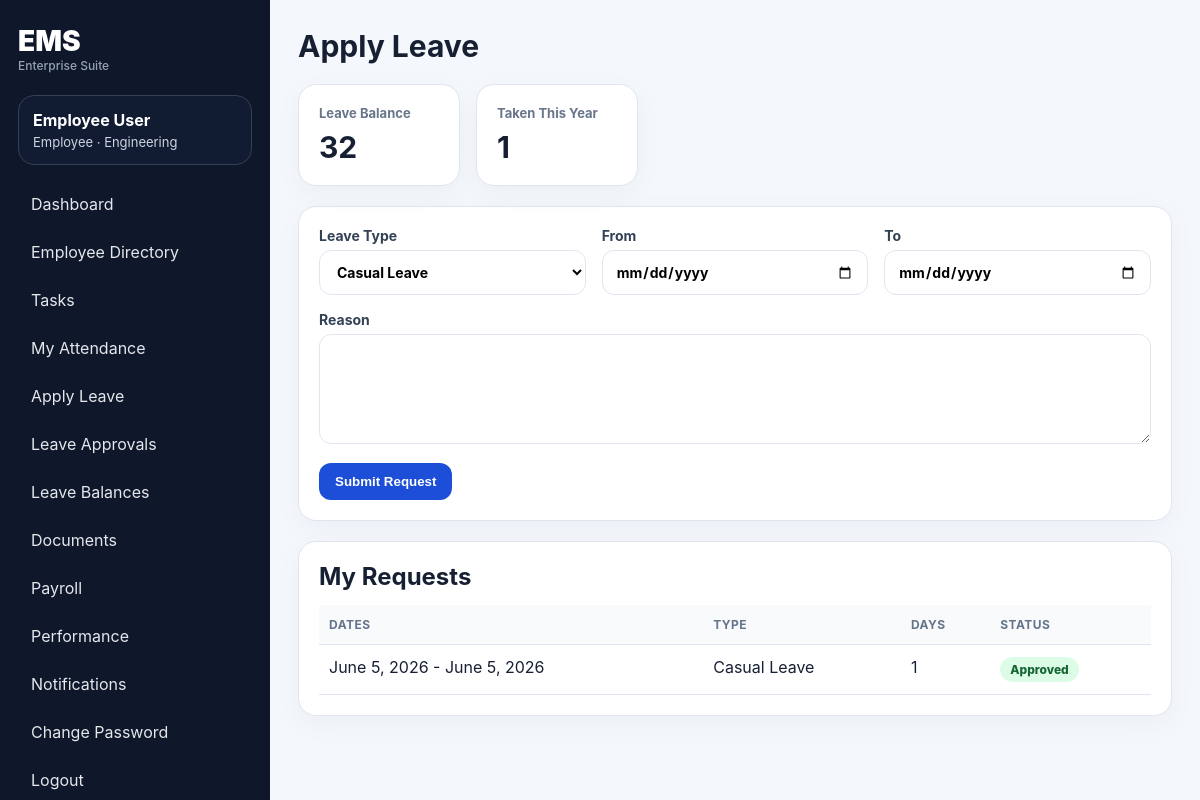
The app's page /leave/apply/ (signed in) with its own data.
### ems/models.py (models this page shows, shortened)
class UserProfile(models.Model):
    userId = models.CharField('Employee ID', max_length=80, unique=True)
    username = models.CharField(max_length=100, unique=True)
    password = models.CharField(max_length=255)
    role = models.CharField(max_length=20, choices=ROLE_CHOICES, default='employee')
    full_name = models.CharField(max_length=160, blank=True)
    email = models.EmailField(unique=True)
    phone = models.CharField(max_length=30, blank=True)
    designation = models.CharField(max_length=100, blank=True)
    department = models.ForeignKey(Department, null=True, blank=True, on_delete=models.SET_NULL, related_name='employees')
    manager = models.ForeignKey('self', null=True, blank=True, on_delete=models.SET_NULL, related_name='team_members')
    date_joined = models.DateField(default=timezone.localdate)
    employment_status = models.CharField(max_length=30, choices=EMPLOYMENT_STATUS, default='Active')
    work_location = models.CharField(max_length=120, default='Head Office')
    experience = models.IntegerField(default=0)
    skillset = models.JSONField(default=list, blank=True)
    leaveBalance = models.IntegerField(default=12)
    leaveTakenThisYear = models.IntegerField(default=0)
    salary_ctc = models.DecimalField(max_digits=12, decimal_places=2, default=0)
    bank_name = models.CharField(max_length=120, blank=True)
    account_last4 = models.CharField(max_length=4, blank=True)
    projectWorkingOn = models.CharField(max_length=200, blank=True)
    emergency_contact = models.CharField(max_length=120, blank=True)
    createdAt = models.DateTimeField(auto_now_add=True)
    last_login_at = models.DateTimeField(null=True, blank=True)
    failed_login_attempts = models.IntegerField(default=0)
    must_change_password = models.BooleanField(default=False)
    updatedAt = models.DateTimeField(auto_now=True)
    @property
    def display_name(self):
        return self.full_name or self.username

class Department(models.Model):
    name = models.CharField(max_length=120, unique=True)
    code = models.CharField(max_length=20, unique=True)
    head = models.CharField(max_length=120, blank=True)
    location = models.CharField(max_length=120, blank=True)
    created_at = models.DateTimeField(auto_now_add=True)

class LeaveRequest(models.Model):
    user = models.ForeignKey(UserProfile, on_delete=models.CASCADE, related_name='leaves')
    fromDate = models.DateField()
    toDate = models.DateField()
    reason = models.TextField(blank=True)
    leaveType = models.CharField(max_length=80, default='Casual Leave')
    status = models.CharField(max_length=20, choices=LEAVE_STATUS, default='pending')
    duration = models.IntegerField(default=0)
    approver = models.ForeignKey(UserProfile, null=True, blank=True, on_delete=models.SET_NULL, related_name='approved_leaves')
    approved_on = models.DateTimeField(null=True, blank=True)
    approver_comments = models.TextField(blank=True)
    createdAt = models.DateTimeField(auto_now_add=True)
    updatedAt = models.DateTimeField(auto_now=True)

### ems/views.py (the view, shortened to what this page needs)
# urls.py: path('leave/apply/', views.leave_apply, name='leave_apply'),
@login_required
def leave_apply(request):
    user = request.profile
    leaves = LeaveRequest.objects.filter(user=user).order_by('-createdAt')
    return render(request, 'ems/leave_apply.html', base_context(request, leaves=leaves))

### ems/views.py (called while the page is built)
def ensure_leave_balances(user):
    year = timezone.localdate().year
    for leave_type, opening in [('Casual Leave', 12), ('Sick Leave', 8), ('Earned Leave', 12)]:
        LeaveBalance.objects.get_or_create(
            employee=user,
            year=year,
            leave_type=leave_type,
            defaults={'opening_balance': opening, 'credited': 0, 'used': 0, 'adjusted': 0},
        )

def current_user(request):
    uid = request.session.get('profile_id')
    return UserProfile.objects.filter(id=uid).first() if uid else None

def login_required(view):
    @wraps(view)
    def wrapper(request, *args, **kwargs):
        seed_defaults()
        user = current_user(request)
        if not user:
            messages.warning(request, 'Please login first.')
            return redirect('login')
        request.profile = user
        return view(request, *args, **kwargs)
    return wrapper

def base_context(request, **kwargs):
    data = {'me': getattr(request, 'profile', current_user(request))}
    data.update(kwargs)
    return data

### ems/templates/ems/leave_apply.html
{% extends 'ems/base.html' %}{% block content %}<div class="page-head"><h1>Apply Leave</h1></div><section class="cards"><div class="card"><span>Leave Balance</span><b>{{ me.leaveBalance }}</b></div><div class="card"><span>Taken This Year</span><b>{{ me.leaveTakenThisYear }}</b></div></section><section class="panel"><form method="post" class="form-grid">{% csrf_token %}<label>Leave Type<select name="leaveType"><option>Casual Leave</option><option>Sick Leave</option><option>Earned Leave</option><option>Work From Home</option></select></label><label>From<input type="date" name="fromDate" required></label><label>To<input type="date" name="toDate" required></label><label class="wide">Reason<textarea name="reason"></textarea></label><button class="btn primary">Submit Request</button></form></section><section class="panel"><h2>My Requests</h2><table><tr><th>Dates</th><th>Type</th><th>Days</th><th>Status</th></tr>{% for l in leaves %}<tr><td>{{ l.fromDate }} - {{ l.toDate }}</td><td>{{ l.leaveType }}</td><td>{{ l.duration }}</td><td><span class="badge {{ l.status }}">{{ l.status|title }}</span></td></tr>{% endfor %}</table></section>{% endblock %}

### ems/templates/ems/base.html (shortened to what this page needs)
{% load static %}
<!doctype html>
<html lang="en">
<head>
  <link rel="stylesheet" href="{% static 'ems/style.css' %}">
</head>
<body>
{% if me %}
<aside class="sidebar">
  <div class="brand"><span>EMS</span><small>Enterprise Suite</small></div>
  <div class="userbox"><b>{{ me.display_name }}</b><span>{{ me.role|title }} · {{ me.department.name|default:'No Dept' }}</span></div>
  <nav>
    <a href="{% url 'dashboard' %}">Dashboard</a>
    <a href="{% url 'employees' %}">Employee Directory</a>
    <a href="{% url 'tasks' %}">Tasks</a>
    <a href="{% url 'attendance' %}">My Attendance</a>
    <a href="{% url 'leave_apply' %}">Apply Leave</a>
    <a href="{% url 'leaves' %}">Leave Approvals</a>
    <a href="{% url 'leave_balances' %}">Leave Balances</a>
    <a href="{% url 'documents' %}">Documents</a>
    <a href="{% url 'payroll' %}">Payroll</a>
    <a href="{% url 'performance' %}">Performance</a>
    <a href="{% url 'notifications' %}">Notifications</a>
    <a href="{% url 'change_password' %}">Change Password</a>
    <a href="{% url 'logout' %}">Logout</a>
  </nav>
</aside>
{% endif %}
<main class="main {% if not me %}auth-main{% endif %}">
  {% block content %}{% endblock %}
</main>
</body>
</html>

### ems/static/ems/style.css (style rules this page uses)
:root { --bg:#f4f7fb;--panel:#fff;--text:#172033;--muted:#68758a;--primary:#1d4ed8;--primary2:#0f172a;--border:#dfe6f0;--success:#15803d;--danger:#b91c1c;--warn:#b45309 }
* { box-sizing:border-box }
body { margin:0;font-family:Inter,Segoe UI,Arial,sans-serif;background:var(--bg);color:var(--text) }
a { color:var(--primary);text-decoration:none }
.sidebar { position:fixed;left:0;top:0;bottom:0;width:270px;background:#0f172a;color:white;padding:24px 18px;overflow:auto }
.brand { font-size:28px;font-weight:900;margin-bottom:22px }
.brand small { display:block;font-size:12px;color:#94a3b8;font-weight:500 }
.userbox { padding:14px;border:1px solid #334155;border-radius:16px;margin-bottom:18px;background:#111c33 }
.userbox b,.userbox span { display:block }
.userbox span { color:#cbd5e1;font-size:13px;margin-top:4px }
.sidebar nav { display:grid;gap:6px }
.sidebar nav a { color:#e5e7eb;padding:11px 13px;border-radius:12px }
.main { margin-left:270px;padding:28px;min-height:100vh }
label { font-weight:700;color:#334155;font-size:14px }
input,select,textarea { width:100%;padding:12px 13px;border:1px solid var(--border);border-radius:12px;background:#fff;margin-top:6px;font:inherit }
textarea { min-height:110px }
.page-head { display:flex;align-items:center;justify-content:space-between;margin-bottom:20px;gap:20px }
.page-head h1 { margin:0;font-size:30px }
.cards { display:grid;grid-template-columns:repeat(5,minmax(150px,1fr));gap:16px;margin-bottom:20px }
.card,.panel { background:var(--panel);border:1px solid var(--border);border-radius:18px;box-shadow:0 8px 28px #0f172a0a }
.card { padding:20px }
.card span { display:block;color:var(--muted);font-weight:700;font-size:13px }
.card b { display:block;font-size:30px;margin-top:8px }
.panel { padding:20px;margin-bottom:20px;overflow:auto }
.panel h2 { margin:0 0 14px }
.btn,button { border:0;border-radius:12px;background:#e2e8f0;color:#0f172a;padding:11px 16px;font-weight:800;cursor:pointer }
.btn.primary,button.primary { background:var(--primary);color:white }
.form-grid { display:grid;grid-template-columns:repeat(3,minmax(180px,1fr));gap:16px }
.form-grid .wide { grid-column:1/-1 }
.form-grid button { width:max-content }
table { width:100%;border-collapse:collapse }
th,td { padding:12px 10px;border-bottom:1px solid var(--border);text-align:left;vertical-align:top }
th { font-size:12px;text-transform:uppercase;letter-spacing:.04em;color:#64748b;background:#f8fafc }
small { color:var(--muted) }
.badge { display:inline-block;padding:5px 10px;border-radius:999px;background:#e0f2fe;color:#075985;font-weight:800;font-size:12px }
.badge.approved { background:#dcfce7;color:#166534 }

### records on screen
UserProfile: display_name "Employee User", role "Employee", department.name "Engineering", leaveBalance "32", leaveTakenThisYear "1"
LeaveRequest: fromDate "June 5, 2026", toDate "June 5, 2026", leaveType "Casual Leave", duration "1", status "Approved"
